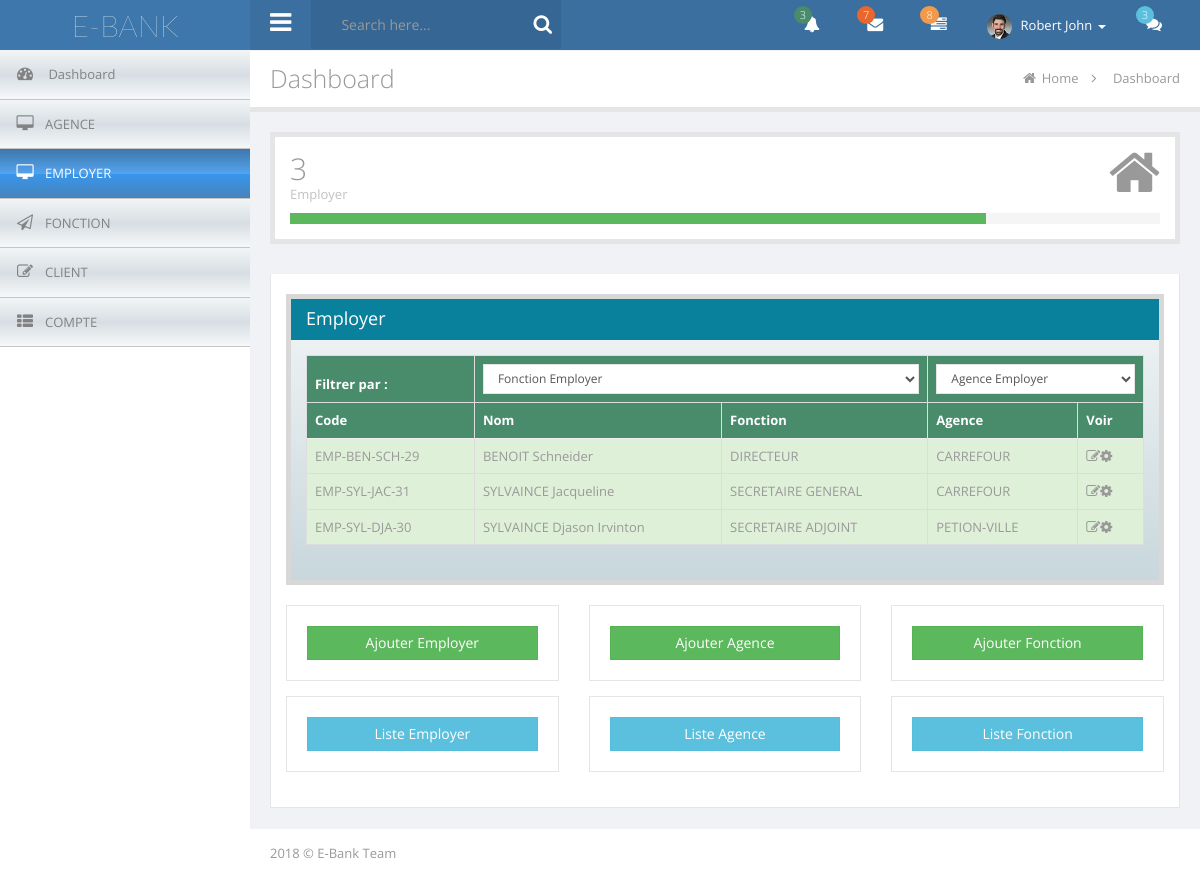
The app's page /production/admin/employer/liste.php (signed in) with its own data.
### tables this page shows
CREATE TABLE `employe_fonction` (
  `idemploye_fonction` int(11) NOT NULL,
  `emp_fonc_id` int(11) DEFAULT NULL,
  `fonction_id` int(11) DEFAULT NULL,
  `actif_emp` tinyint(1) NOT NULL,
  `date_creation` datetime DEFAULT NULL
);

CREATE TABLE `employe` (
  `idemploye` int(11) NOT NULL,
  `code_emp` varchar(100) NOT NULL,
  `nom_emp` varchar(45) NOT NULL,
  `prenom_emp` varchar(45) NOT NULL,
  `sexe_emp` varchar(7) NOT NULL,
  `naissance_emp` date NOT NULL,
  `civilite_emp` varchar(6) NOT NULL,
  `nif_emp` varchar(50) NOT NULL,
  `cin_emp` varchar(50) NOT NULL,
  `user_emp_id` int(11) NOT NULL,
  `type_user_id` int(11) NOT NULL,
  `date_creation` datetime NOT NULL,
  `date_mise_a_jour` datetime DEFAULT NULL,
  `id_succursale` int(11) NOT NULL
);

CREATE TABLE `fonction` (
  `idfonction` int(11) NOT NULL,
  `titre_fonction` varchar(300) NOT NULL,
  `desc_fonction` varchar(45) NOT NULL,
  `salaire_fonction` double NOT NULL
);

CREATE TABLE `agence` (
  `idagence` int(11) NOT NULL,
  `type_agence` varchar(45) NOT NULL DEFAULT 'SUCCURSALE',
  `nom_agence` varchar(500) NOT NULL,
  `tel_agence` int(11) NOT NULL,
  `adresse_agence` varchar(255) NOT NULL,
  `actif_agence` tinyint(1) NOT NULL DEFAULT '0'
);

### production/admin/employer/liste.php (the view, shortened to what this page needs)
<?php
include('../utils/connexion.php');
mysqli_autocommit($connexion, false);
if(isset($_SESSION['ticket_connexion']) && isset($_SESSION['iduser']) && isset($_SESSION['pseudo']) && isset($_SESSION['id_type_user'])){
?>
<!DOCTYPE html>
<html lang="en">
<head>
</head>
<body>
    <div>
        <?php
            include('../include/topbar_include.php');
        ?>
        <div id="wrapper">
            <?php
                include('../include/sidebar_include.php');
            ?>
            <div id="page-wrapper">
                <div id="title-breadcrumb-option-demo" class="page-title-breadcrumb">
                    <div class="page-header pull-left">
                        <div class="page-title">
                            Dashboard</div>
                    </div>
                    <ol class="breadcrumb page-breadcrumb pull-right">
                        <li><i class="fa fa-home"></i>&nbsp;<a href="dashboard.php">Home</a>&nbsp;&nbsp;<i class="fa fa-angle-right"></i>&nbsp;&nbsp;</li>
                        <li class="active">Dashboard</li>
                    </ol>
                    <div class="clearfix">
                    </div>
                </div>
                <div class="page-content">
                    <div id="tab-general">
                        <div id="sum_box" class="row mbl">
                            <div class="col-sm-12 col-md-12">
                                <div class="panel profit db mbm">
                                    <div class="panel-body">
                                        <p class="icon">
                                            <i class="icon fa fa-home"></i>
                                        </p>
                                        <h4 class="value">
                                            <?php
                                                $requete_agence="SELECT * FROM employe";
                                                $result_agence=mysqli_query($connexion, $requete_agence);
                                                echo $count_agence=mysqli_num_rows($result_agence);
                                            ?>
                                            <span></span></h4>
                                        <p class="description">
                                            Employer</p>
                                        <div class="progress progress-sm mbn">
                                            <div role="progressbar" aria-valuenow="80" aria-valuemin="0" aria-valuemax="100"
                                                style="width: 80%;" class="progress-bar progress-bar-success">
                                                <span class="sr-only">80% Complete (success)</span></div>
                                        </div>
                                    </div>
                                </div>
                            </div>
                        </div>
                        <div id="generalTabContent" class="tab-content responsive">
                            <div id="alert-tab" class="tab-pane fade in active">
                                <div class="row">
                                    <div class="col-lg-12">
                                    <div class="panel panel-blue">
                                        <div class="panel-heading">Employer</div>
                                            <div class="panel-body">
                                                <table class="table table-hover table-bordered">
                                                    <thead>
                                                    <tr class="bg bg-green">
                                                        <th >Filtrer par :</th>
                                                        <th colspan="2">
                                                            <select name="fonction_employer"class="form-control">
                                                                <option selected disabled>Fonction Employer</option>
                                                            </select>
                                                        </th>
                                                        <th colspan="2">
                                                            <select name="agence_employer"class="form-control">
                                                                    <option selected disabled>Agence Employer</option>
                                                            </select>
                                                        </th>
                                                    </tr>
                                                    <tr class="bg bg-green">
                                                        <th>Code</th>
                                                        <th>Nom</th>
                                                        <th>Fonction</th>
                                                        <th>Agence</th>
                                                        <th>Voir</th>
                                                    </tr>
                                                    </thead>
                                                    <tbody>
                                                    <?php
                                                        $requete_liste_agence="SELECT * FROM employe_fonction INNER JOIN employe ON employe_fonction.emp_fonc_id = employe.idemploye INNER JOIN fonction ON employe_fonction.fonction_id = fonction.idfonction INNER JOIN agence ON employe.id_succursale = agence.idagence ORDER BY agence.idagence";
                                                        $result_liste_agence=mysqli_query($connexion, $requete_liste_agence);
                                                        $count_l_agence=mysqli_num_rows($result_liste_agence);
                                                        if($count_l_agence>0){
                                                            while($data_liste_agence=mysqli_fetch_assoc($result_liste_agence)){
                                                                if($data_liste_agence['actif_emp'] == 0){
                                                                    ?>
                                                                    <tr class="warning">
                                                                        <td><?php echo utf8_encode($data_liste_agence['code_emp']);?></td>
                                                                        <td><?php echo utf8_encode($data_liste_agence['nom_emp']." ".$data_liste_agence['prenom_emp']);?></td>
                                                                        <td><?php echo $data_liste_agence['titre_fonction'];?></td>
                                                                        <td><?php echo utf8_encode($data_liste_agence['nom_agence']);?></td>
                                                                        <td><a href="../fiche_employer/<?php echo sha1($data_liste_agence['idemploye']);?>"><i class="icon fa fa-edit"></i><i class="fa fa-cog"></i></a></td>
                                                                    </tr>
                                                                    <?php
                                                                }else{
                                                                    ?>
                                                                    <tr class="success">
                                                                        <td><?php echo utf8_encode($data_liste_agence['code_emp']);?></td>
                                                                        <td><?php echo utf8_encode($data_liste_agence['nom_emp']." ".$data_liste_agence['prenom_emp']);?></td>
                                                                        <td><?php echo $data_liste_agence['titre_fonction'];?></td>
                                                                        <td><?php echo utf8_encode($data_liste_agence['nom_agence']);?></td>
                                                                        <td><a href="../fiche_employer/<?php echo sha1($data_liste_agence['idemploye']);?>"><i class="icon fa fa-edit"></i><i class="fa fa-cog"></i></a></td>
                                                                    </tr>
                                                                    <?php
                                                                }
                                                            }
                                                        }
                                                    ?>
                                                    </tbody>
                                                </table>
                                            </div>
                                        </div>
                                    </div>
                                    <div class="col-lg-12">
                                        <div id="change-transitions" class="row">
                                            <div class="col-md-4">
                                                <div class="box-placeholder">
                                                    <a href="../add_employer/"  class="btn btn-success btn-block">Ajouter Employer</a>
                                                </div>
                                            </div>
                                            <div class="col-md-4">
                                                <div class="box-placeholder">
                                                    <a href="../add_agence/"  class="btn btn-success btn-block">Ajouter Agence</a>
                                                </div>
                                            </div>
                                            <div class="col-md-4">
                                                <div class="box-placeholder">
                                                    <a href="../fonction/"  class="btn btn-success btn-block">Ajouter Fonction</a>
                                                </div>
                                            </div>
                                        </div>
                                    </div>
                                    <div class="col-lg-12">
                                        <div id="change-transitions" class="row">
                                            <div class="col-md-4">
                                                <div class="box-placeholder">
                                                    <a href="../employer/"  class="btn btn-info btn-block">Liste Employer</a>
                                                </div>
                                            </div>
                                            <div class="col-md-4">
                                                <div class="box-placeholder">
                                                    <a href="../agence/"  class="btn btn-info btn-block">Liste Agence</a>
                                                </div>
                                            </div>
                                            <div class="col-md-4">
                                                <div class="box-placeholder">
                                                    <a href="../fonction/"  class="btn btn-info btn-block">Liste Fonction</a>
                                                </div>
                                            </div>
                                        </div>
                                    </div>
                                </div>
                            </div>
                        </div>
                    </div>
                </div>
            </div>
        </div>
    </div>
</body>
</html>
<?php
}else{
session_unset();
session_destroy();
$_SESSION = array();
echo '<meta http-equiv="refresh" content="0;url=../login/">';
}
?>

### records on screen
employe_fonction: emp_fonc.code_emp "EMP-BEN-SCH-29", emp_fonc.prenom_emp "BENOIT Schneider", fonction.titre_fonction "DIRECTEUR", agence.nom_agence "CARREFOUR"
employe_fonction: emp_fonc.code_emp "EMP-SYL-JAC-31", emp_fonc.prenom_emp "SYLVAINCE Jacqueline", fonction.titre_fonction "SECRETAIRE GENERAL", agence.nom_agence "CARREFOUR"
employe_fonction: emp_fonc.code_emp "EMP-SYL-DJA-30", emp_fonc.prenom_emp "SYLVAINCE Djason Irvinton", fonction.titre_fonction "SECRETAIRE ADJOINT", agence.nom_agence "PETION-VILLE"

### other values on screen
$count_agence=mysqli_num_rows($result_agence) "3"
